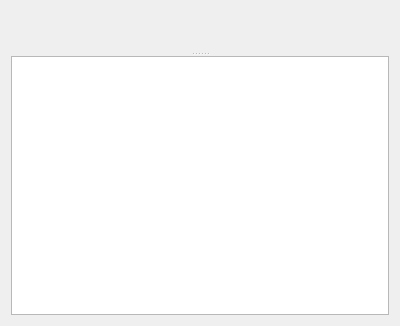
<?xml version="1.0" encoding="UTF-8"?>
<ui version="4.0">
 <class>ProfWindowClass</class>
 <widget class="QWidget" name="ProfWindowClass">
  <property name="geometry">
   <rect>
    <x>0</x>
    <y>0</y>
    <width>400</width>
    <height>326</height>
   </rect>
  </property>
  <property name="windowTitle">
   <string>EXR</string>
  </property>
  <layout class="QVBoxLayout" name="verticalLayout">
   <item>
    <widget class="QSplitter" name="splitter">
     <property name="orientation">
      <enum>Qt::Vertical</enum>
     </property>
     <property name="childrenCollapsible">
      <bool>false</bool>
     </property>
     <widget class="PlotWidget" name="plotWidget" native="true">
      <property name="sizePolicy">
       <sizepolicy hsizetype="Preferred" vsizetype="Expanding">
        <horstretch>0</horstretch>
        <verstretch>0</verstretch>
       </sizepolicy>
      </property>
      <property name="minimumSize">
       <size>
        <width>0</width>
        <height>0</height>
       </size>
      </property>
     </widget>
     <widget class="QTreeView" name="treeView">
      <property name="sizePolicy">
       <sizepolicy hsizetype="Expanding" vsizetype="Preferred">
        <horstretch>0</horstretch>
        <verstretch>0</verstretch>
       </sizepolicy>
      </property>
      <property name="editTriggers">
       <set>QAbstractItemView::NoEditTriggers</set>
      </property>
      <property name="alternatingRowColors">
       <bool>true</bool>
      </property>
     </widget>
    </widget>
   </item>
  </layout>
 </widget>
 <customwidgets>
  <customwidget>
   <class>PlotWidget</class>
   <extends>QWidget</extends>
   <header>widgets/PlotWidget.h</header>
   <container>1</container>
  </customwidget>
 </customwidgets>
 <resources>
  <include location="../resources/icons.qrc"/>
 </resources>
 <connections/>
</ui>
